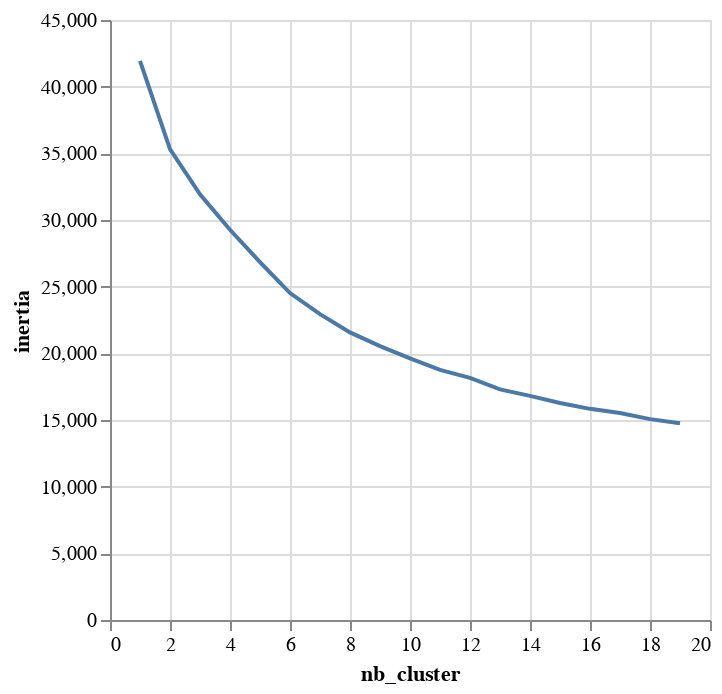

The cell this chart's notebook holds for it:
### Code cell
alt.Chart(cluster_df).mark_line().encode(alt.X('nb_cluster'), alt.Y('inertia'))

### Figure 1 — Vega-Lite specification as saved in the notebook (floating-point values rounded to 4 significant figures)
{"config": {"view": {"continuousWidth": 300, "continuousHeight": 300}}, "data": {"name": "data-7b4d01fc3f5830f6597734a3c2fde52e"}, "mark": {"type": "line"}, "encoding": {"x": {"field": "nb_cluster", "type": "quantitative"}, "y": {"field": "inertia", "type": "quantitative"}}, "$schema": "https://vega.github.io/schema/vega-lite/v5.8.0.json", "datasets": {"data-7b4d01fc3f5830f6597734a3c2fde52e": [{"nb_cluster": 1, "inertia": 41930.0}, {"nb_cluster": 2, "inertia": 35320.0}, {"nb_cluster": 3, "inertia": 31930.0}, {"nb_cluster": 4, "inertia": 29270.0}, {"nb_cluster": 5, "inertia": 26850.0}, {"nb_cluster": 6, "inertia": 24520.0}, {"nb_cluster": 7, "inertia": 22940.0}, {"nb_cluster": 8, "inertia": 21570.0}, {"nb_cluster": 9, "inertia": 20540.0}, {"nb_cluster": 10, "inertia": 19630.0}, {"nb_cluster": 11, "inertia": 18760.0}, {"nb_cluster": 12, "inertia": 18160.0}, {"nb_cluster": 13, "inertia": 17300.0}, {"nb_cluster": 14, "inertia": 16810.0}, {"nb_cluster": 15, "inertia": 16270.0}, {"nb_cluster": 16, "inertia": 15840.0}, {"nb_cluster": 17, "inertia": 15520.0}, {"nb_cluster": 18, "inertia": 15060.0}, {"nb_cluster": 19, "inertia": 14760.0}]}}
